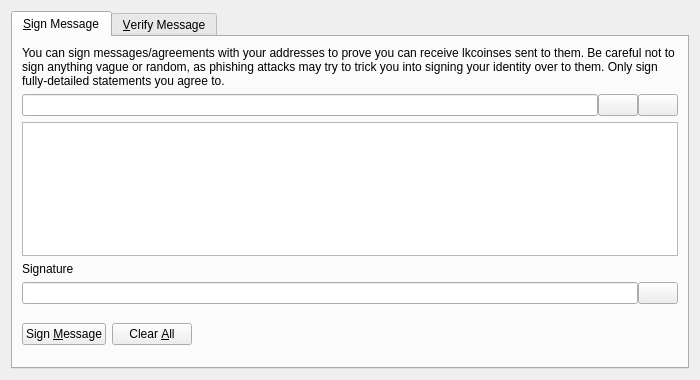
<?xml version="1.0" encoding="UTF-8"?>
<ui version="4.0">
 <class>SignVerifyMessageDialog</class>
 <widget class="QDialog" name="SignVerifyMessageDialog">
  <property name="geometry">
   <rect>
    <x>0</x>
    <y>0</y>
    <width>700</width>
    <height>380</height>
   </rect>
  </property>
  <property name="windowTitle">
   <string>Signatures - Sign / Verify a Message</string>
  </property>
  <property name="modal">
   <bool>true</bool>
  </property>
  <layout class="QVBoxLayout" name="verticalLayout">
   <item>
    <widget class="QTabWidget" name="tabWidget">
     <property name="currentIndex">
      <number>0</number>
     </property>
     <widget class="QWidget" name="tabSignMessage">
      <attribute name="title">
       <string>&amp;Sign Message</string>
      </attribute>
      <layout class="QVBoxLayout" name="verticalLayout_SM">
       <item>
        <widget class="QLabel" name="infoLabel_SM">
         <property name="text">
          <string>You can sign messages/agreements with your addresses to prove you can receive lkcoinses sent to them. Be careful not to sign anything vague or random, as phishing attacks may try to trick you into signing your identity over to them. Only sign fully-detailed statements you agree to.</string>
         </property>
         <property name="textFormat">
          <enum>Qt::PlainText</enum>
         </property>
         <property name="wordWrap">
          <bool>true</bool>
         </property>
        </widget>
       </item>
       <item>
        <layout class="QHBoxLayout" name="horizontalLayout_1_SM">
         <property name="spacing">
          <number>0</number>
         </property>
         <item>
          <widget class="QValidatedLineEdit" name="addressIn_SM">
           <property name="toolTip">
            <string>The Lkcoinse address to sign the message with</string>
           </property>
          </widget>
         </item>
         <item>
          <widget class="QPushButton" name="addressBookButton_SM">
           <property name="toolTip">
            <string>Choose previously used address</string>
           </property>
           <property name="text">
            <string/>
           </property>
           <property name="icon">
            <iconset resource="../lkcoinse.qrc">
             <normaloff>:/icons/address-book</normaloff>:/icons/address-book</iconset>
           </property>
           <property name="shortcut">
            <string>Alt+A</string>
           </property>
           <property name="autoDefault">
            <bool>false</bool>
           </property>
          </widget>
         </item>
         <item>
          <widget class="QPushButton" name="pasteButton_SM">
           <property name="toolTip">
            <string>Paste address from clipboard</string>
           </property>
           <property name="text">
            <string/>
           </property>
           <property name="icon">
            <iconset resource="../lkcoinse.qrc">
             <normaloff>:/icons/editpaste</normaloff>:/icons/editpaste</iconset>
           </property>
           <property name="shortcut">
            <string>Alt+P</string>
           </property>
           <property name="autoDefault">
            <bool>false</bool>
           </property>
          </widget>
         </item>
        </layout>
       </item>
       <item>
        <widget class="QPlainTextEdit" name="messageIn_SM">
         <property name="toolTip">
          <string>Enter the message you want to sign here</string>
         </property>
        </widget>
       </item>
       <item>
        <widget class="QLabel" name="signatureLabel_SM">
         <property name="text">
          <string>Signature</string>
         </property>
         <property name="textFormat">
          <enum>Qt::PlainText</enum>
         </property>
        </widget>
       </item>
       <item>
        <layout class="QHBoxLayout" name="horizontalLayout_2_SM">
         <property name="spacing">
          <number>0</number>
         </property>
         <item>
          <widget class="QLineEdit" name="signatureOut_SM">
           <property name="font">
            <font>
             <italic>true</italic>
            </font>
           </property>
           <property name="readOnly">
            <bool>true</bool>
           </property>
          </widget>
         </item>
         <item>
          <widget class="QPushButton" name="copySignatureButton_SM">
           <property name="toolTip">
            <string>Copy the current signature to the system clipboard</string>
           </property>
           <property name="text">
            <string/>
           </property>
           <property name="icon">
            <iconset resource="../lkcoinse.qrc">
             <normaloff>:/icons/editcopy</normaloff>:/icons/editcopy</iconset>
           </property>
           <property name="autoDefault">
            <bool>false</bool>
           </property>
          </widget>
         </item>
        </layout>
       </item>
       <item>
        <layout class="QHBoxLayout" name="horizontalLayout_3_SM">
         <item>
          <widget class="QPushButton" name="signMessageButton_SM">
           <property name="toolTip">
            <string>Sign the message to prove you own this Lkcoinse address</string>
           </property>
           <property name="text">
            <string>Sign &amp;Message</string>
           </property>
           <property name="icon">
            <iconset resource="../lkcoinse.qrc">
             <normaloff>:/icons/edit</normaloff>:/icons/edit</iconset>
           </property>
           <property name="autoDefault">
            <bool>false</bool>
           </property>
          </widget>
         </item>
         <item>
          <widget class="QPushButton" name="clearButton_SM">
           <property name="toolTip">
            <string>Reset all sign message fields</string>
           </property>
           <property name="text">
            <string>Clear &amp;All</string>
           </property>
           <property name="icon">
            <iconset resource="../lkcoinse.qrc">
             <normaloff>:/icons/remove</normaloff>:/icons/remove</iconset>
           </property>
           <property name="autoDefault">
            <bool>false</bool>
           </property>
          </widget>
         </item>
         <item>
          <spacer name="horizontalSpacer_1_SM">
           <property name="orientation">
            <enum>Qt::Horizontal</enum>
           </property>
           <property name="sizeHint" stdset="0">
            <size>
             <width>40</width>
             <height>48</height>
            </size>
           </property>
          </spacer>
         </item>
         <item>
          <widget class="QLabel" name="statusLabel_SM">
           <property name="font">
            <font>
             <weight>75</weight>
             <bold>true</bold>
            </font>
           </property>
           <property name="text">
            <string/>
           </property>
           <property name="wordWrap">
            <bool>true</bool>
           </property>
          </widget>
         </item>
         <item>
          <spacer name="horizontalSpacer_2_SM">
           <property name="orientation">
            <enum>Qt::Horizontal</enum>
           </property>
           <property name="sizeHint" stdset="0">
            <size>
             <width>40</width>
             <height>48</height>
            </size>
           </property>
          </spacer>
         </item>
        </layout>
       </item>
      </layout>
     </widget>
     <widget class="QWidget" name="tabVerifyMessage">
      <attribute name="title">
       <string>&amp;Verify Message</string>
      </attribute>
      <layout class="QVBoxLayout" name="verticalLayout_VM">
       <item>
        <widget class="QLabel" name="infoLabel_VM">
         <property name="text">
          <string>Enter the receiver's address, message (ensure you copy line breaks, spaces, tabs, etc. exactly) and signature below to verify the message. Be careful not to read more into the signature than what is in the signed message itself, to avoid being tricked by a man-in-the-middle attack. Note that this only proves the signing party receives with the address, it cannot prove sendership of any transaction!</string>
         </property>
         <property name="textFormat">
          <enum>Qt::PlainText</enum>
         </property>
         <property name="alignment">
          <set>Qt::AlignLeading|Qt::AlignLeft|Qt::AlignTop</set>
         </property>
         <property name="wordWrap">
          <bool>true</bool>
         </property>
        </widget>
       </item>
       <item>
        <layout class="QHBoxLayout" name="horizontalLayout_1_VM">
         <property name="spacing">
          <number>0</number>
         </property>
         <item>
          <widget class="QValidatedLineEdit" name="addressIn_VM">
           <property name="toolTip">
            <string>The Lkcoinse address the message was signed with</string>
           </property>
          </widget>
         </item>
         <item>
          <widget class="QPushButton" name="addressBookButton_VM">
           <property name="toolTip">
            <string>Choose previously used address</string>
           </property>
           <property name="text">
            <string/>
           </property>
           <property name="icon">
            <iconset resource="../lkcoinse.qrc">
             <normaloff>:/icons/address-book</normaloff>:/icons/address-book</iconset>
           </property>
           <property name="shortcut">
            <string>Alt+A</string>
           </property>
           <property name="autoDefault">
            <bool>false</bool>
           </property>
          </widget>
         </item>
        </layout>
       </item>
       <item>
        <widget class="QPlainTextEdit" name="messageIn_VM"/>
       </item>
       <item>
        <widget class="QValidatedLineEdit" name="signatureIn_VM"/>
       </item>
       <item>
        <layout class="QHBoxLayout" name="horizontalLayout_2_VM">
         <item>
          <widget class="QPushButton" name="verifyMessageButton_VM">
           <property name="toolTip">
            <string>Verify the message to ensure it was signed with the specified Lkcoinse address</string>
           </property>
           <property name="text">
            <string>Verify &amp;Message</string>
           </property>
           <property name="icon">
            <iconset resource="../lkcoinse.qrc">
             <normaloff>:/icons/transaction_0</normaloff>:/icons/transaction_0</iconset>
           </property>
           <property name="autoDefault">
            <bool>false</bool>
           </property>
          </widget>
         </item>
         <item>
          <widget class="QPushButton" name="clearButton_VM">
           <property name="toolTip">
            <string>Reset all verify message fields</string>
           </property>
           <property name="text">
            <string>Clear &amp;All</string>
           </property>
           <property name="icon">
            <iconset resource="../lkcoinse.qrc">
             <normaloff>:/icons/remove</normaloff>:/icons/remove</iconset>
           </property>
           <property name="autoDefault">
            <bool>false</bool>
           </property>
          </widget>
         </item>
         <item>
          <spacer name="horizontalSpacer_1_VM">
           <property name="orientation">
            <enum>Qt::Horizontal</enum>
           </property>
           <property name="sizeHint" stdset="0">
            <size>
             <width>40</width>
             <height>48</height>
            </size>
           </property>
          </spacer>
         </item>
         <item>
          <widget class="QLabel" name="statusLabel_VM">
           <property name="font">
            <font>
             <weight>75</weight>
             <bold>true</bold>
            </font>
           </property>
           <property name="text">
            <string/>
           </property>
           <property name="wordWrap">
            <bool>true</bool>
           </property>
          </widget>
         </item>
         <item>
          <spacer name="horizontalSpacer_2_VM">
           <property name="orientation">
            <enum>Qt::Horizontal</enum>
           </property>
           <property name="sizeHint" stdset="0">
            <size>
             <width>40</width>
             <height>48</height>
            </size>
           </property>
          </spacer>
         </item>
        </layout>
       </item>
      </layout>
     </widget>
    </widget>
   </item>
  </layout>
 </widget>
 <customwidgets>
  <customwidget>
   <class>QValidatedLineEdit</class>
   <extends>QLineEdit</extends>
   <header>qvalidatedlineedit.h</header>
  </customwidget>
 </customwidgets>
 <resources>
  <include location="../lkcoinse.qrc"/>
 </resources>
 <connections/>
</ui>
